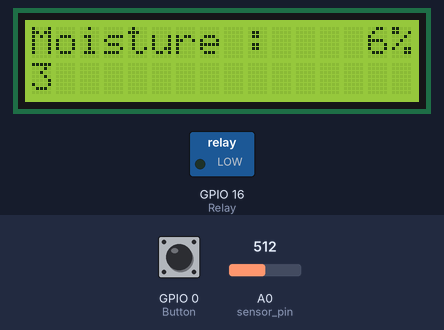
The sketch below on a simulated ESP8266 (NodeMCU). Shown: 16×2 character LCD, switched loads named in the sketch (green lamp = pin HIGH). The test bench sets the inputs (shaded band); at power-on: GPIO 0 (Button) HIGH, A0 (sensor_pin) = 512. WiFi joins after 1.5 s; servers stay silent unless stated; network time is answered at once with the bench clock; the local clock reads 2024-03-15 10:24:30 at power-on unless the sketch sets it; storage starts empty; what the sketch prints to the serial monitor is not drawn.

Above: at 3.2 s.
3.3 s: GPIO 0 (Button) pulled LOW for 0.15 s
At 3.6 s:
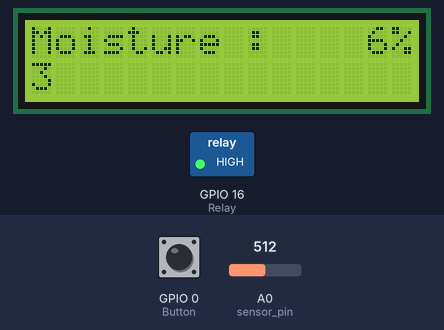
7.8 s: A0 (sensor_pin) set to 716
At 9.1 s:
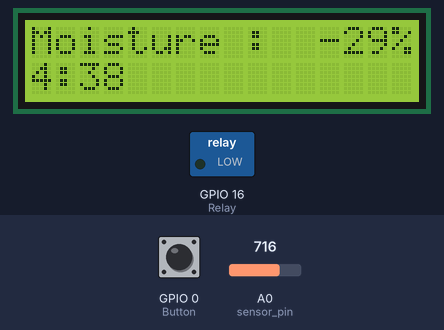
10.8 s: GPIO 0 (Button) pulled LOW for 1 s
At 11.7 s:
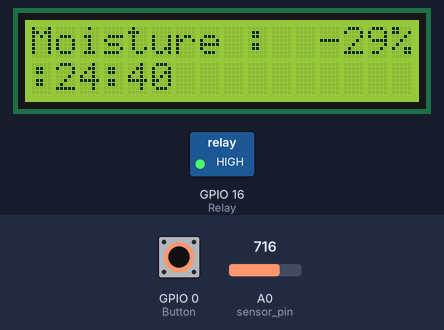
16.2 s: A0 (sensor_pin) set to 900
At 18.8 s:
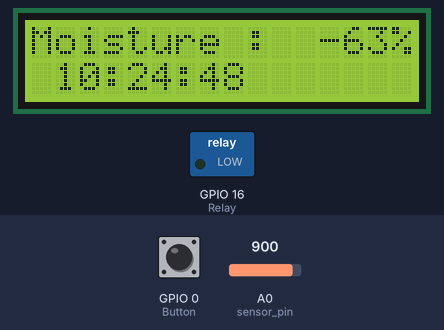
20.5 s: A0 (sensor_pin) set to 1010
At 24.7 s:
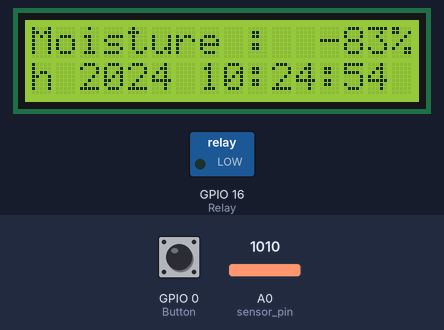
24.9 s: GPIO 0 (Button) pulled LOW for 3.2 s
At 31.9 s:
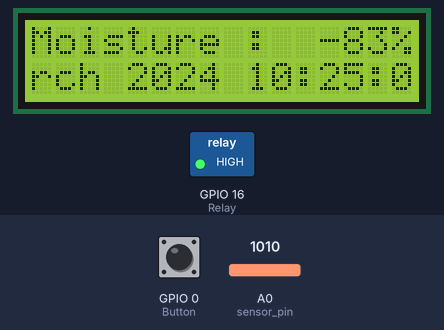
Timing chart, 0 to 35.5 s (numbered marks = the images above; inputs shaded):
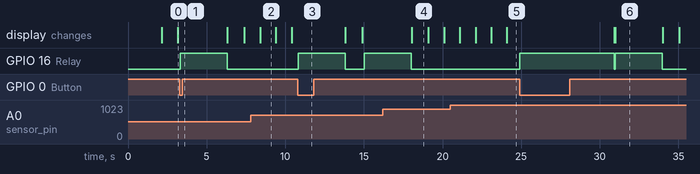

Measured:
- after the input at 3.3 s, GPIO 16 (Relay): LOW → HIGH at once, → LOW 3.0 s later
- after the input at 10.8 s, GPIO 16 (Relay): LOW → HIGH after 0.02 s instead of 4.2 s
- what the display in image 2 shows lasts 1.0 s, from 8.4 s to 9.4 s
- what the display in image 4 shows lasts 1.1 s, from 18.0 s to 19.1 s

The sketch:

Plant_Time.ino
```cpp
#include <Arduino.h>
#include <ESP8266WiFi.h>
#include <Hash.h>
#include <ESPAsyncTCP.h>
#include <ESPAsyncWebServer.h>
#include <FS.h>
#include <Wire.h>
#include <LiquidCrystal_I2C.h>
#include <NTPClient.h>
#include <WiFiUdp.h>

LiquidCrystal_I2C lcd(0x27,16,2);

// Replace with your network credentials
const char* ssid = "P2608";
const char* password = "hakhoaikem";

// Variables
unsigned long previousTime_water = 0;
unsigned long previousTime_led = 0;

int sensor_pin = A0;
int output_value ;
int value = HIGH;
int Relay = 16; // GPIO16 (D0)
String ipAddress = "";
int Button = 0;
int buttonState = LOW;

//----------------------------------
int Li          = 16;
int Lii         = 0;
int Ri          = -1;
int Rii         = -1;
//----------------------------------


// Create AsyncWebServer object on port 80
AsyncWebServer server(80);

WiFiUDP ntpUDP;
NTPClient timeClient(ntpUDP, "pool.ntp.org");

//Week Days
String weekDays[7]={"Sunday", "Monday", "Tuesday", "Wednesday", "Thursday", "Friday", "Saturday"};

//Month names
String months[12]={"January", "February", "March", "April", "May", "June", "July", "August", "September", "October", "November", "December"};

// Read moisture value from sensor
String ReadMoistureSensor() {
  output_value= analogRead(sensor_pin);
  output_value = map(output_value,550,0,0,100);
  if (isnan(output_value)) {
    Serial.println("Failed to read from moisture sensor!");
    return "";
  }
  else {
    return String(output_value);
  }
}

// Print moisture value on LCD
int print_value(){
  Serial.print("Moisture: ");
  ReadMoistureSensor();
  Serial.print(output_value);
  Serial.println("%");
  if(output_value<=-10){
    lcd.setCursor(12,0);
    lcd.print(output_value);
    lcd.setCursor(15,0);
    lcd.print("%");
  };
  if(output_value>=10){
    lcd.setCursor(12,0);
    lcd.print(" ");
    lcd.setCursor(13,0);
    lcd.print(output_value);
    lcd.setCursor(15,0);
    lcd.print("%");
  };
  if(output_value>=0 and output_value<10){
    lcd.setCursor(12,0);
    lcd.print("  ");
    lcd.setCursor(14,0);
    lcd.print(output_value);
    lcd.setCursor(15,0);
    lcd.print("%");
  };
  if(output_value<0 and output_value>-10){
    lcd.setCursor(12,0);
    lcd.print(" ");
    lcd.setCursor(13,0);
    lcd.print(output_value);
    lcd.setCursor(15,0);
    lcd.print("%");
  };
}

// Print scroll right function
String Scroll_LCD_Right(String StrDisplay){
  String result;
  String StrProcess = "                " + StrDisplay + "                ";
  if (Rii<1){
    Ri  = StrProcess.length();
    Rii = Ri-16;
  }
  result = StrProcess.substring(Rii,Ri);
  Ri--;
  Rii--;
  return result;
}

// Clear screen
int Clear_Scroll_LCD_Right(){
  Ri=-1;
  Rii=-1;
}


void setup(){
  // Serial port for debugging purposes
  Serial.begin(9600);

  lcd.init();
  lcd.backlight();
  lcd.print("Moisture : ");

  pinMode(Relay, OUTPUT);
  digitalWrite(Relay, LOW);
  pinMode(Button, INPUT);

  timeClient.begin();
  timeClient.setTimeOffset(25200);

  if(!SPIFFS.begin()){
    Serial.println("An Error has occurred while mounting SPIFFS");
    return;
  }

  // Connect to Wi-Fi
  WiFi.begin(ssid, password);
  while (WiFi.status() != WL_CONNECTED) {
    delay(1000);
    Serial.println("Connecting to WiFi..");
  }

  // Print ESP8266 Local IP Address
  Serial.println(WiFi.localIP());
  ipAddress = "IP Adress: " + WiFi.localIP().toString();

  // Route for root / web page
  server.on("/", HTTP_GET, [](AsyncWebServerRequest *request){
    request->send(SPIFFS, "/index.html");
  });
  server.on("/moisture", HTTP_GET, [](AsyncWebServerRequest *request){
    request->send_P(200, "text/plain", ReadMoistureSensor().c_str());
  });

  // Start server
  server.begin();
}


void loop(){
  unsigned long currentTime = millis();

  timeClient.update();

  buttonState = digitalRead(Button);
  Serial.println(buttonState);

  if (buttonState == LOW){
      Serial.println("Watering");
      digitalWrite(Relay,HIGH);
      delay(3000);
      digitalWrite(Relay,LOW);
    };

  if(currentTime - previousTime_led >=1000){
    print_value();

    unsigned long epochTime = timeClient.getEpochTime();

    struct tm *ptm = gmtime ((time_t *)&epochTime);

    int currentMonth = ptm->tm_mon+1;
    String formattedTime = timeClient.getFormattedTime();
    String weekDay = weekDays[timeClient.getDay()];
    int monthDay = ptm->tm_mday;
    String currentMonthName = months[currentMonth-1];
    int currentYear = ptm->tm_year+1900;

    ///Serial.print("Epoch Time: ");
    ///Serial.println(epochTime);

    ///Serial.print("Month: ");
    ///Serial.println(currentMonth);

    ///Serial.print("Formatted Time: ");
    ///Serial.println(formattedTime);

    ///Serial.print("Week Day: ");
    ///Serial.println(weekDay);

    ///Serial.print("Month day: ");
    ///Serial.println(monthDay);

    ///Serial.print("Month name: ");
    ///Serial.println(currentMonthName);

    ///Serial.print("Year: ");
    ///Serial.println(currentYear);

    ///Serial.print("");

    String timeValue = weekDay + " " + monthDay + " " + currentMonthName + " " + currentYear + " " + formattedTime ;

    Serial.print("LCD text: ");
    Serial.println(timeValue);

    lcd.setCursor(0, 1);
    lcd.print(Scroll_LCD_Right(timeValue));

    previousTime_led = currentTime;
  };

  if(output_value<=23){
    if(currentTime - previousTime_water >=15000){
      Serial.println("Watering");
      digitalWrite(Relay,HIGH);
      delay(3000);
      digitalWrite(Relay,LOW);
      previousTime_water = currentTime;
    };
  };

}
```
